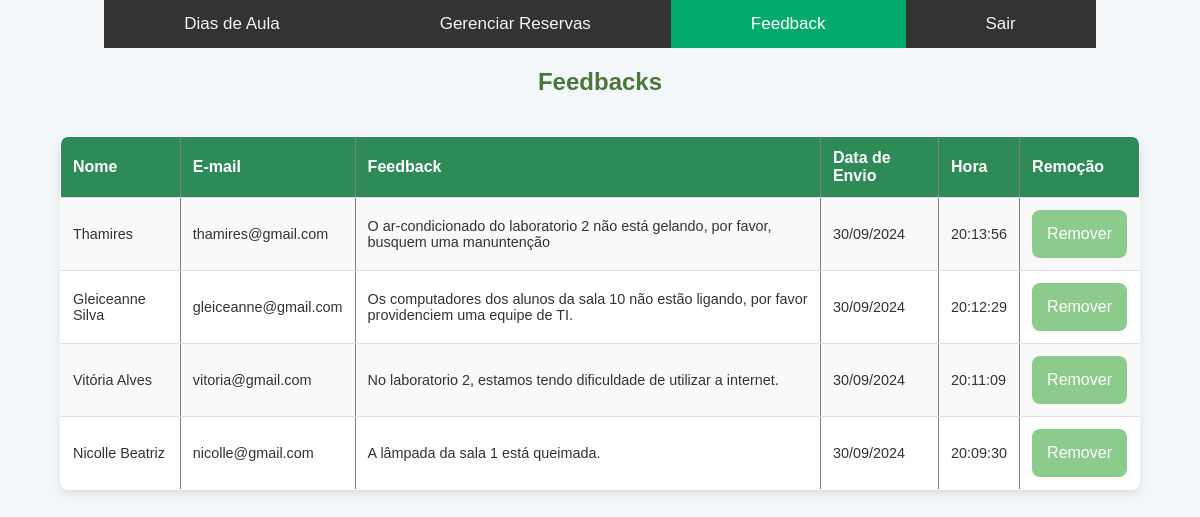
The app's page /reserva/recebefeed.php (signed in) with its own data.
### tables this page shows
CREATE TABLE `feedback` (
  `id` int(11) NOT NULL,
  `nome` varchar(255) NOT NULL,
  `email` varchar(255) NOT NULL,
  `mensagem` text NOT NULL,
  `data_envio` timestamp NOT NULL DEFAULT current_timestamp()
);

### reserva/recebefeed.php (the view, shortened to what this page needs)
<?php
include_once('config.php');
$conexao = new mysqli($dbHost, $dbUsername, $dbPassword, $dbName);
$sql = "SELECT id, nome, email, mensagem, data_envio FROM feedback ORDER BY data_envio DESC";
$result = $conexao->query($sql);
?>
<!DOCTYPE html>
<html lang="pt-BR">
<head>
  <link rel="stylesheet" href="css/nav.css">
</head>
<body>
  <div class="topnav">
    <a href="sistema1.php">Dias de Aula</a>
    <a href="pendentes.php">Gerenciar Reservas</a>
    <a class="active" href="recebefeed.php">Feedback</a>
    <a href="sair.php">Sair</a>
  </div>
  <h2>Feedbacks</h2>
  <table border="1">
    <tr>
      <th>Nome</th>
      <th>E-mail</th>
      <th>Feedback</th>
      <th>Data de Envio</th>
      <th>Hora</th>
      <th>Remoção</th>
    </tr>
    <?php
    if ($result->num_rows > 0):
        while ($row = $result->fetch_assoc()):
    ?>
    <tr>
      <td><?php echo htmlspecialchars($row['nome']); ?></td>
      <td><?php echo htmlspecialchars($row['email']); ?></td>
      <td><?php echo nl2br(htmlspecialchars($row['mensagem'])); ?></td>
      <td><?php echo date('d/m/Y', strtotime($row['data_envio'])); ?></td>
      <td><?php echo date('H:i:s', strtotime($row['data_envio'])); ?></td>
      <td>
        <form method="post" action="">
          <center>
            <button class="verde" type="submit" name="acao" value="remover">Remover</button>
          </center>
        </form>
      </td>
    </tr>
    <?php
        endwhile;
    else:
    ?>
    <tr>
      <td colspan="6" class="no-results">Nenhum feedback encontrado</td>
    </tr>
    <?php endif; ?>
  </table>
</body>
</html>

### reserva/css/nav.css (style rules this page uses)
body { margin: 0; font-family: Arial, Helvetica, sans-serif; }
.topnav { overflow: hidden; background-color: #333; }
.topnav a { float: left; color: #f2f2f2; text-align: center; padding: 14px 80px; text-decoration: none; font-size: 17px; }
.topnav a.active { background-color: #04aa6d; color: white; }

### reserva/recebefeed.php (style rules this page uses)
body { font-family: "Arial", sans-serif; background-color: #f4f7f9; color: #333; margin: 0; padding: 0; display: flex; flex-direction: column; align-items: center; }
h2 { color: #4a773c; text-align: center; }
table { width: 90%; max-width: 1200px; border-collapse: collapse; margin: 20px 0; background-color: #ffffff; border-radius: 8px; overflow: hidden; box-shadow: 0 4px 8px rgba(0, 0, 0, 0.1); }
th, td { padding: 12px; text-align: left; border-bottom: 1px solid #ddd; }
th { background-color: #2e8b57; color: #ffffff; font-size: 1rem; }
tr:nth-child(even) { background-color: #f9f9f9; }
td { font-size: 0.9rem; }
button { background-color: #8ccb8c; color: white; border: none; padding: 15px; border-radius: 8px; font-size: 16px; cursor: pointer; transition: background-color 0.3s; }

### records on screen
feedback: nome "Thamires", email "thamires@gmail.com", mensagem "O ar-condicionado do laboratorio 2 não está gelando, por favor, busquem uma manuntenção", data_envio "30/09/2024", data_envio "20:13:56"
feedback: nome "Gleiceanne Silva", email "gleiceanne@gmail.com", mensagem "Os computadores dos alunos da sala 10 não estão ligando, por favor providenciem uma equipe de TI.", data_envio "30/09/2024", data_envio "20:12:29"
feedback: nome "Vitória Alves", email "vitoria@gmail.com", mensagem "No laboratorio 2, estamos tendo dificuldade de utilizar a internet.", data_envio "30/09/2024", data_envio "20:11:09"
feedback: nome "Nicolle Beatriz", email "nicolle@gmail.com", mensagem "A lâmpada da sala 1 está queimada.", data_envio "30/09/2024", data_envio "20:09:30"
